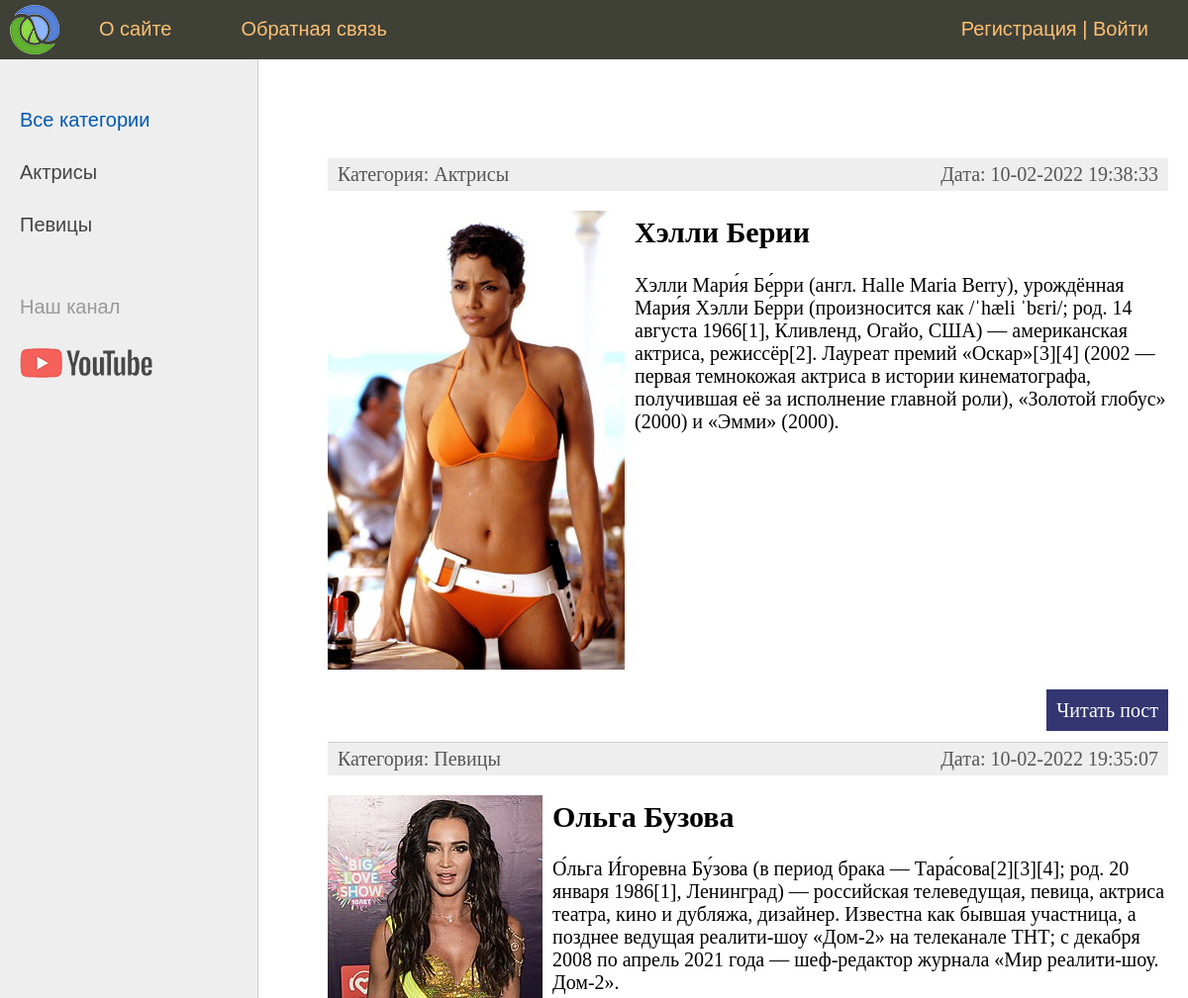
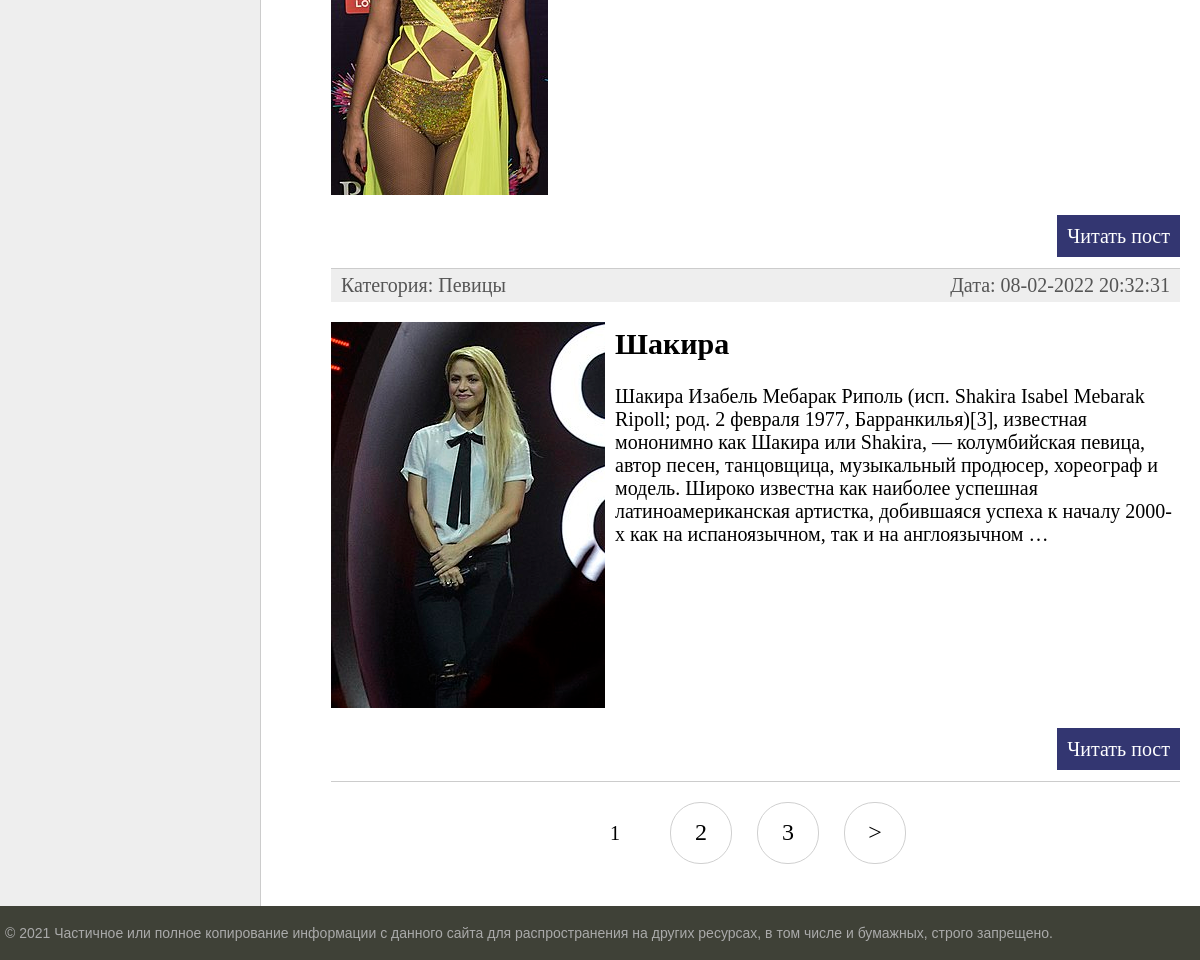
The page / on the database its author committed (2 pictures, top to bottom).
### women/models.py (models this page shows, shortened)
class Category(models.Model):
    name = models.CharField(max_length=100, db_index=True, verbose_name='Категория')
    slug = models.SlugField(max_length=255, unique=True, db_index=True, verbose_name="URL")
    def __str__(self):
        return self.name
    def get_absolute_url(self):
        return reverse('category', kwargs={'cat_slug': self.slug})
    class Meta:
        verbose_name = "Категория"
        verbose_name_plural = "Категории"
        ordering = ['id']

class Women(models.Model):
    title = models.CharField(max_length=255, verbose_name="Заголовок")
    slug = models.SlugField(max_length=255, unique=True, db_index=True, verbose_name="URL")
    content = models.TextField(blank=True, verbose_name="Текст статьи")  # blank - поле м.б. пустым
    photo = models.ImageField(upload_to="photos/%Y/%m/%d/", verbose_name="Фото")     # Хранит путь к файлу
    time_create = models.DateTimeField(auto_now_add=True, verbose_name="Время создания")   # Фиксирует текущее время в момент добавления записи и менятся не будет
    time_update = models.DateTimeField(auto_now=True, verbose_name="Время изменения")   # Время будет меняться каждый раз, когда происходит обновление записи
    is_published = models.BooleanField(default=True, verbose_name="Публикация")
    cat = models.ForeignKey('Category', on_delete=models.PROTECT, verbose_name="Категория")  # Внешний ключ на таблицу Category
    def get_absolute_url(self):  # Это функция используется в шаблоне для возврата ссылки на элемент из БАЗЫ ДАННЫХ
        return reverse('post', kwargs={'post_slug': self.slug})
    class Meta:
        verbose_name = "Известные женщины"
        verbose_name_plural = "Известные женщины"
        ordering = ['-time_create', 'title']

### women/views.py (the view)
# urls.py: path('', WomenHome.as_view(), name='home_page'),      # http://127.0.0.1:8000/
class WomenHome(DataMinix, ListView):  # Класс-представление
    model = Women           # Связь с моделью
    template_name = 'women/index.html'
    context_object_name = 'posts'   # Имя генерируемого списка элементов. По дефолту object_list
    def get_context_data(self, *, object_list=None, **kwargs): # Функция для передачи и статического и динамического контекста
        context = super().get_context_data(**kwargs)  # Взять уже существующий контекст
        c_def = self.get_user_context(title="Главная страница")  # Формируем доп. контекс в функции из класса DataMixin
        return dict(list(context.items()) + list(c_def.items()))
    def get_queryset(self):  # Метод для выбора из модели только необходимых записей
        return Women.objects.filter(is_published=True).select_related('cat')

### women/utils.py (called while the page is built)
    def get_user_context(self, **kwargs):
        context = kwargs
        cats = Category.objects.annotate(Count('women'))  # В объекте cats теперь есть и кол-во постов
        user_menu = menu.copy()
        if not self.request.user.is_authenticated:
            user_menu.pop(1)
        context['menu'] = user_menu
        context['cats'] = cats
        if 'cat_selected' not in context:
            context['cat_selected'] = 0
        return context

### women/templates/women/index.html (shortened to what this page needs)
{% extends 'women/base.html' %}
{% load women_tags %}
{% block content %}
<ul class="list-articles">
	{% for p in posts %}
    <li><div class="article-panel">
		<p class="first">Категория: {{ p.cat }}</p>
		<p class="last">Дата: {{p.time_update|date:"d-m-Y H:i:s"}}</p>
		</div>
		{% if p.photo %}
		<p><img class="img-article-left" src="{{p.photo.url}}"></p>
		{% endif %}
		<h2>{{p.title}}</h2>
	    {% autoescape on %}
	    {{p.content|linebreaks|truncatewords:50}}
	    {% endautoescape %}
		<p class="link-read-post"><a href="{{ p.get_absolute_url }}">Читать пост</a></p>
    </li>
{% endfor %}
</ul>
{% endblock %}

### women/templates/women/base.html (shortened to what this page needs)
{% load static %}
{% load women_tags %}
<!DOCTYPE html>
<html>
<head>
	<link type="text/css" href="{% static 'women/css/styles.css' %}" rel="stylesheet" />
</head>
<body>
<table class="table-page" border=0 cellpadding="0" cellspacing="0">
<tr><td valign=top>
{% block mainmenu %}
		<div class="header">
			<ul id="mainmenu" class="mainmenu">
			<li class="logo"><a href="{% url 'home_page' %}"><div class="logo"></div></a></li>
{% for m in menu %}
			<li><a href="{% url m.url_name %}">{{m.title}}</a></li>
{% endfor %}
				{% if request.user.is_authenticated %}
					<li class="last">{{ user.username }} | <a href="{% url 'logout' %}">Выйти</a></li>
				{% else %}
					<li class="last"><a href="{% url 'register' %}">Регистрация</a> | <a href="{% url 'login' %}">Войти</a></li>
				{% endif %}
			</ul>
		</div>
{% endblock mainmenu %}
<table class="table-content" border=0 cellpadding="0" cellspacing="0">
<tr>
	<td valign="top" class="left-chapters">
	<ul id="leftchapters">
{% if cat_selected == 0 %}
		<li class="selected">Все категории</li>
{% else %}
		<li><a href="{% url 'home_page' %}">Все категории</a></li>
{% endif %}
{% for c in cats %}
	{% if c.women__count > 0 %}
		{% if c.pk == cat_selected %}
			<li class="selected">{{ c.name }}</li>
		{% else %}
			<li><a href="{{ c.get_absolute_url}}">{{ c.name }}</a></li>
		{% endif %}
	{% endif %}
{% endfor %}
		<li class="share">
		<p>Наш канал</p>
		<a class="share-yt" href="https://www.youtube.com/channel/UClJzWfGWuGJL2t-3dYKcHTA/playlists" target="_blank" rel="nofollow"></a>
		</li>
	</ul>
</td>
<td valign="top" class="content">
	<div class="content-text">
		{% block content %}
		{% endblock %}
		{% if page_obj.has_other_pages %}
		<nav class="list-pages">
    		<ul>
        		{% for pg_num in paginator.page_range %}
					{% if page_obj.number == pg_num %}
            			<li class="page-num page-num-selected">{{ pg_num }}</li>
					{% elif pg_num >= page_obj.number|add:-2 and pg_num <= page_obj.number|add:2 %}
					<li class="page-num">
                		<a href="?page={{ pg_num }}">{{ pg_num }}</a>
            		</li>
					{% endif %}
        		{% endfor %}
				{% if page_obj.has_next %}
					<li class="page-num"><a href="?page={{ page_obj.next_page_number }}">&gt</a></li>
				{% endif %}
    		</ul>
		</nav>
		{% endif %}
	</div>
</td></tr></table>
</td></tr>
<tr><td valign=top>
	<div id="footer">
		<p>&copy; 2021 Частичное или полное копирование информации с данного сайта для распространения на других ресурсах, в том числе и бумажных, строго запрещено.</p>
	</div>
</td></tr></table>
</body>
</html>

### women/static/women/css/styles.css (style rules this page uses)
html, body { font-family: 'Arial'; margin: 0; padding: 0; height: 100%; width: 100%; color: #444; }
a { color: #0059b2; text-decoration: none; }
img { max-width: 600px; height: auto; }
img.img-article-left { max-width: 300px; height: auto; float: left; padding: 0 10px 10px 0; }
p.link-read-post { text-align: right; }
p.link-read-post a { padding: 10px; min-width: 100px; background: #333671; color: #fff; text-decoration: none; }
div.article-panel { background: #eee; padding: 5px 10px 5px 10px; box-sizing: border-box; overflow: hidden; color: #555; }
div.article-panel p.first { margin: 0; float: left; }
div.article-panel p.last { margin: 0; float: right; }
ul.list-articles { list-style: none; margin: 0; padding: 0; }
ul.list-articles li { border-bottom: 1px solid #ccc; }
.table-page { width: 100%; height: 100%; vertical-align: top; }
.table-page tr { height: 100%; }
.header { background: #3F4137; height: 60px; }
.logo { background: url('../images/logo.png') no-repeat 10px 5px; width: 70px; height: 60px; }
ul.mainmenu { list-style: none; margin: 0; padding: 0; height: 60px; color: #fdc073; font-size: 20px; overflow: hidden; }
ul.mainmenu li { float: left; margin: 18px 40px 0 30px; }
ul.mainmenu li.logo { margin: 0; }
ul.mainmenu li.last { float: right; }
ul.mainmenu li a { color: #fdc073; text-decoration: none; }
.table-content { width: 100%; min-height: 100%; height: 100%; }
.left-chapters { margin: 0; background: #eee; border-right: 1px solid #ccc; min-height: 100%; }
.left-chapters ul { width: 230px; min-height: 100%; margin: 0; padding: 20px 10px 10px 20px; list-style: none; font-size: 20px; }
.left-chapters ul li { margin: 30px 0 0 0; color: #999; }
.left-chapters ul li.selected { color: #0059b2; }
.left-chapters ul li a { color: #444; text-decoration: none; }
.left-chapters ul li.share { margin: 60px 0 0 0; }
.left-chapters ul li.share p { margin: 30px 0 30px 0; }
.left-chapters ul li.share a { display: inline-block; width: 40px; height: 40px; margin: 0 20px 0 0; }
.left-chapters ul li.share a.share-yt { width: 100%; height: 30px; background: url('../images/share_yt.png') no-repeat 0 0 }
.content { padding: 40px 20px 20px 40px; width: 100%; box-sizing: border-box; }
.content-text { margin: 60px 0 0 30px; color: #000; font-size: 20px; font-family: Yandex Sans Display Light; }
#footer { box-sizing: border-box; background: #3F4137; padding: 5px; color: #aaa; font-size: 14px; font-family: Verdana, Geneva, Arial, Helvetica; text-align: left; overflow: hidden; }
.list-pages { text-align: center; margin: 0 0 20px 0; }
.list-pages ul { margin: 20px 0 0 0; padding: 0; list-style: none; }
.list-pages ul li { display: inline-block; margin: 0 20px 0 0; }
.list-pages a { color: #000; font-size: 24px; text-decoration: none; }
.list-pages .page-num, .page-num-selected { display: inline-block; width: 60px; height: 44px; padding: 16px 0 0 0; border: 1px solid #d0d0d0; border-radius: 30px; }
.list-pages .page-num-selected { border: none; color: #000; font-size: 20px; }

### rows shown on the page
Category: name "Актрисы"
Category: name "Певицы"
Women: cat "Актрисы", time_update "10-02-2022 19:38:33", photo (picture), title "Хэлли Берии", content "Хэлли Мари́я Бе́рри (англ. Halle Maria Berry), урождённая Мари́я Хэлли Бе́рри (произносится как /ˈhæli ˈbɛri/; род. 14 августа 1966[1], Кливленд, Огайо, США) — американская актриса, режиссёр[2]. Лауреат премий «Оскар»[3][4] (2002 — первая темнокожая актриса в истории кинематографа, получившая её за исполнение главной роли), «Золотой глобус» (2000) и «Эмми» (2000)."
Women: cat "Певицы", time_update "10-02-2022 19:35:07", photo (picture), title "Ольга Бузова", content "О́льга И́горевна Бу́зова (в период брака — Тара́сова[2][3][4]; род. 20 января 1986[1], Ленинград) — российская телеведущая, певица, актриса театра, кино и дубляжа, дизайнер. Известна как бывшая участница, а позднее ведущая реалити-шоу «Дом-2» на телеканале ТНТ; с декабря 2008 по апрель 2021 года — шеф-редактор журнала «Мир реалити-шоу. Дом-2»."
Women: cat "Певицы", time_update "08-02-2022 20:32:31", photo (picture), title "Шакира", content "Шакира Изабель Мебарак Риполь (исп. Shakira Isabel Mebarak Ripoll; род. 2 февраля 1977, Барранкилья)[3], известная мононимно как Шакира или Shakira, — колумбийская певица, автор песен, танцовщица, музыкальный продюсер, хореограф и модель. Широко известна как наиболее успешная латиноамериканская артистка, добившаяся успеха к началу 2000-х как на испаноязычном, так и на англоязычном …"

### other values the page prints
{{ m.title }} "О сайте" "Обратная связь"
{{ pg_num }} "1"
{{ pg_num }} "2" "3"
